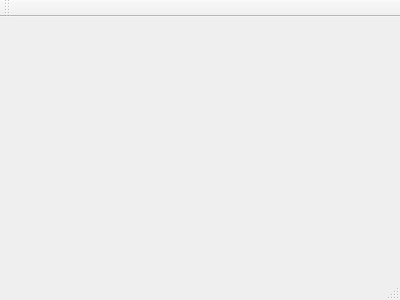
<?xml version="1.0" encoding="UTF-8"?>
<ui version="4.0">
 <class>MainWindow</class>
 <widget class="QMainWindow" name="MainWindow">
  <property name="geometry">
   <rect>
    <x>0</x>
    <y>0</y>
    <width>400</width>
    <height>300</height>
   </rect>
  </property>
  <property name="windowTitle">
   <string>MainWindow</string>
  </property>
  <widget class="QWidget" name="centralWidget">
   <layout class="QGridLayout" name="gridLayout"/>
  </widget>
  <widget class="QMenuBar" name="menuBar">
   <property name="geometry">
    <rect>
     <x>0</x>
     <y>0</y>
     <width>400</width>
     <height>21</height>
    </rect>
   </property>
  </widget>
  <widget class="QToolBar" name="mainToolBar">
   <attribute name="toolBarArea">
    <enum>TopToolBarArea</enum>
   </attribute>
   <attribute name="toolBarBreak">
    <bool>false</bool>
   </attribute>
  </widget>
  <widget class="QStatusBar" name="statusBar"/>
  <action name="actionAbout">
   <property name="text">
    <string>About</string>
   </property>
  </action>
  <action name="actionAbout_QT">
   <property name="text">
    <string>About QT</string>
   </property>
  </action>
  <action name="actionConfigure_Qiptables">
   <property name="text">
    <string>Configure Qiptables</string>
   </property>
  </action>
 </widget>
 <layoutdefault spacing="6" margin="11"/>
 <resources/>
 <connections/>
</ui>
